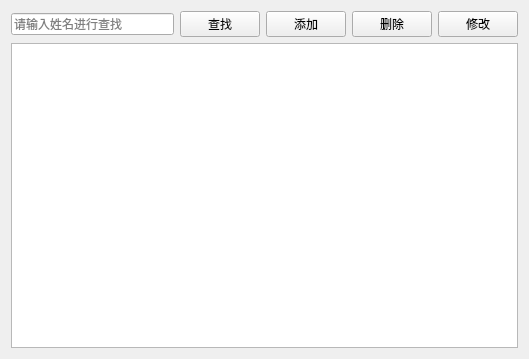
<?xml version="1.0" encoding="UTF-8"?>
<ui version="4.0">
 <class>PatientView</class>
 <widget class="QWidget" name="PatientView">
  <property name="geometry">
   <rect>
    <x>0</x>
    <y>0</y>
    <width>529</width>
    <height>359</height>
   </rect>
  </property>
  <property name="windowTitle">
   <string>患者管理</string>
  </property>
  <layout class="QVBoxLayout" name="verticalLayout">
   <item>
    <layout class="QHBoxLayout" name="horizontalLayout">
     <item>
      <widget class="QLineEdit" name="txtSearch">
       <property name="placeholderText">
        <string>请输入姓名进行查找</string>
       </property>
      </widget>
     </item>
     <item>
      <widget class="QPushButton" name="btSearch">
       <property name="text">
        <string>查找</string>
       </property>
       <property name="icon">
        <iconset>
         <normaloff>:/img/search.png</normaloff>:/img/search.png</iconset>
       </property>
      </widget>
     </item>
     <item>
      <widget class="QPushButton" name="btAdd">
       <property name="text">
        <string>添加</string>
       </property>
       <property name="icon">
        <iconset>
         <normaloff>:/img/new.png</normaloff>:/img/new.png</iconset>
       </property>
      </widget>
     </item>
     <item>
      <widget class="QPushButton" name="btDelete">
       <property name="text">
        <string>删除</string>
       </property>
       <property name="icon">
        <iconset>
         <normaloff>:/img/delete.png</normaloff>:/img/delete.png</iconset>
       </property>
      </widget>
     </item>
     <item>
      <widget class="QPushButton" name="btEdit">
       <property name="text">
        <string>修改</string>
       </property>
       <property name="icon">
        <iconset>
         <normaloff>:/img/edit.png</normaloff>:/img/edit.png</iconset>
       </property>
      </widget>
     </item>
    </layout>
   </item>
   <item>
    <widget class="QTableView" name="tableView"/>
   </item>
  </layout>
 </widget>
 <resources/>
 <connections/>
</ui>
